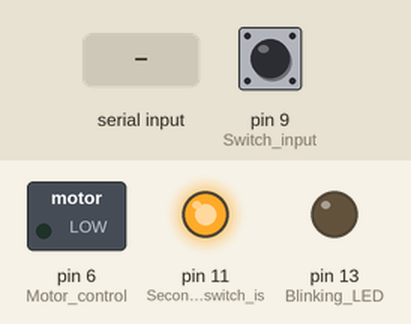
Simulated run of this sketch. Board: Arduino Uno, built with avr-gcc and run on an emulated ATmega328P. On the bench: switched loads named in the sketch (green lamp = pin HIGH), output pins drawn as LEDs (lit = HIGH). Dashed ring = blinking. Inputs (shaded band) come from the test bench; at power-on: pin 9 (Switch_input) HIGH.

Above: at 1.2 s.
1.3 s: "1" received over Serial
At 1.51 s:
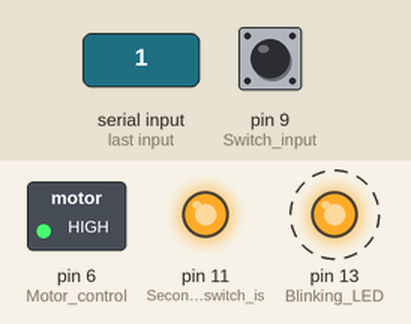
4.3 s: pin 9 (Switch_input) pulled LOW for 0.15 s
At 4.37 s:
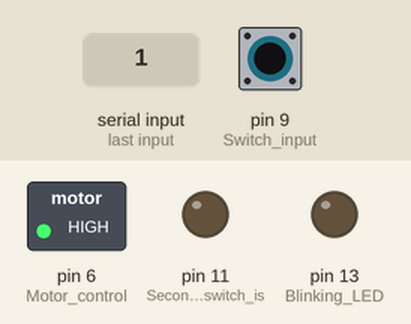
5.9 s: pin 9 (Switch_input) pulled LOW for 3.2 s
At 10.2 s:
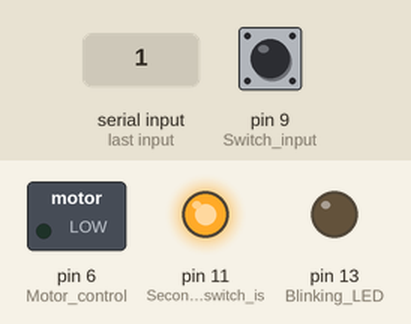
Timing chart, 0 to 11.7 s (numbered marks = the images above; inputs shaded):
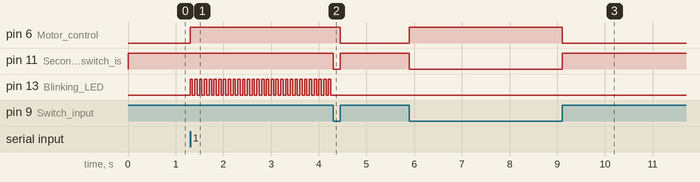

Measured:
- after the input at 1.3 s, pin 6 (Motor_control): LOW → HIGH at once; pin 13 (Blinking_LED): alternates HIGH for 0.05 s and LOW for 0.05 s, starting at once
- after the input at 4.3 s, pin 6 (Motor_control): HIGH → LOW after 0.15 s; pin 11 (Second_LED_when_switch_is): HIGH → LOW at once, → HIGH 0.15 s later; pin 13 (Blinking_LED): stops changing and stays LOW
- after the input at 5.9 s, pin 6 (Motor_control): LOW → HIGH at once, → LOW 3.2 s later; pin 11 (Second_LED_when_switch_is): HIGH → LOW at once, → HIGH 3.2 s later

The sketch:

alert_system.ino
```cpp
bool blinkLED = false;
bool ledState = false;
char sw;

void setup()
{
  Serial.begin(9600);
  pinMode(13, OUTPUT);   // Blinking LED
  pinMode(6, OUTPUT);    // Motor control
  pinMode(11, OUTPUT);    // Second LED when switch is ON
  pinMode(9, INPUT_PULLUP);     // Switch input

  digitalWrite(6, LOW);  // Motor ON initially
  digitalWrite(13, LOW); // LED OFF
  digitalWrite(11, LOW);  // Second LED OFF
}

void loop() {
  sw = digitalRead(9);  // Read switch state

  if (sw == HIGH)
   {
    digitalWrite(11, HIGH);   // Second LED ON
    if (!blinkLED)
    {
      digitalWrite(6, LOW);  // Motor ON (unless blinking)
    }

    if (Serial.available())
    {
      char state = Serial.read();
      if (state == '1')
      {
        blinkLED = true;     // Start blinking
      } else if (state == '0')
      {
        blinkLED = false;    // Stop blinking
        digitalWrite(13, LOW);
        ledState = false;
        digitalWrite(6, LOW);  // Motor ON
      }
    }

    if (blinkLED)
    {
      digitalWrite(6, HIGH);     // Turn motor OFF while blinking
      ledState = !ledState;
      digitalWrite(13, ledState); // Blink LED
      delay(50);
    }

  }
   else
    {
    // Switch OFF: reset all
    blinkLED = false;
    ledState = false;
    digitalWrite(11, LOW);    // Second LED OFF
    digitalWrite(13, LOW);   // Blinking LED OFF
    digitalWrite(6, HIGH);   // Motor OFF
  }
}
```
